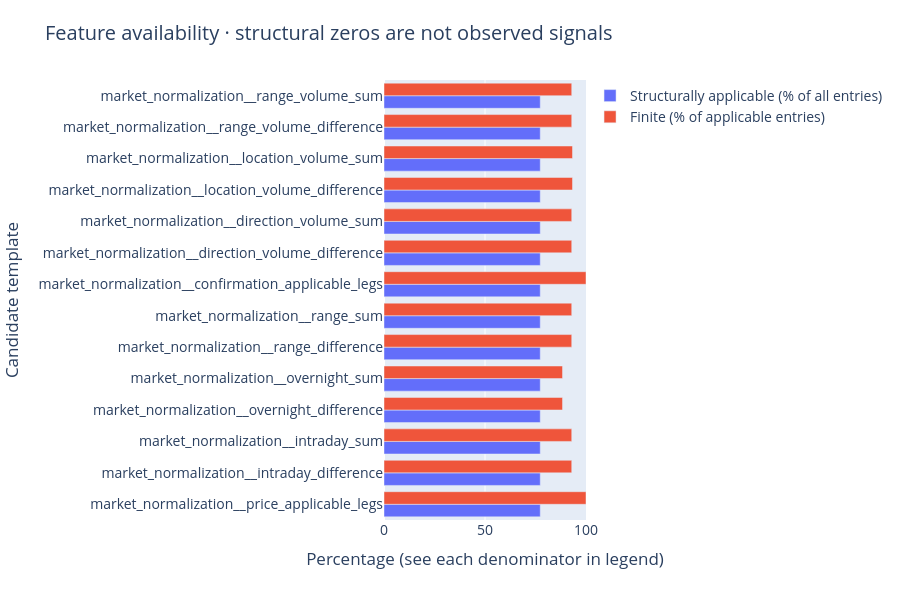

This figure's notebook cell:
### Code cell
fig = go.Figure()
fig.add_trace(go.Bar(x=(100*feature_table.applicable_fraction).tolist(),
    y=feature_table.name.tolist(), orientation='h', name='Structurally applicable (% of all entries)'))
fig.add_trace(go.Bar(x=(100*feature_table.finite_within_applicable).tolist(),
    y=feature_table.name.tolist(), orientation='h', name='Finite (% of applicable entries)'))
fig.update_layout(title='Feature availability · structural zeros are not observed signals',
                  barmode='group', xaxis_title='Percentage (see each denominator in legend)', yaxis_title='Candidate template',
                  yaxis=dict(automargin=True), height=600)
fig.update_xaxes(range=[0,100])
show(fig, 'normalization_training_coverage')

### Figure 1 — Plotly figure (JSON) as saved in the notebook; plotly's stock layout.template omitted (floating-point values rounded to 4 significant figures)
{"data": [{"name": "Structurally applicable (% of all entries)", "orientation": "h", "type": "bar", "x": [77.36, 77.36, 77.36, 77.36, 77.36, 77.36, 77.36, 77.36, 77.36, 77.36, 77.36, 77.36, 77.36, 77.36], "y": ["market_normalization__price_applicable_legs", "market_normalization__intraday_difference", "market_normalization__intraday_sum", "market_normalization__overnight_difference", "market_normalization__overnight_sum", "market_normalization__range_difference", "market_normalization__range_sum", "market_normalization__confirmation_applicable_legs", "market_normalization__direction_volume_difference", "market_normalization__direction_volume_sum", "market_normalization__location_volume_difference", "market_normalization__location_volume_sum", "market_normalization__range_volume_difference", "market_normalization__range_volume_sum"]}, {"name": "Finite (% of applicable entries)", "orientation": "h", "type": "bar", "x": [100, 92.94, 92.94, 88.38, 88.38, 92.94, 92.94, 100, 92.94, 92.94, 93.32, 93.32, 92.94, 92.94], "y": ["market_normalization__price_applicable_legs", "market_normalization__intraday_difference", "market_normalization__intraday_sum", "market_normalization__overnight_difference", "market_normalization__overnight_sum", "market_normalization__range_difference", "market_normalization__range_sum", "market_normalization__confirmation_applicable_legs", "market_normalization__direction_volume_difference", "market_normalization__direction_volume_sum", "market_normalization__location_volume_difference", "market_normalization__location_volume_sum", "market_normalization__range_volume_difference", "market_normalization__range_volume_sum"]}], "layout": {"barmode": "group", "font": {"size": 14}, "height": 600, "hovermode": "closest", "margin": {"b": 80, "l": 70, "r": 35, "t": 80}, "title": {"text": "Feature availability · structural zeros are not observed signals"}, "xaxis": {"range": [0, 100], "title": {"text": "Percentage (see each denominator in legend)"}}, "yaxis": {"automargin": true, "title": {"text": "Candidate template"}}}}
